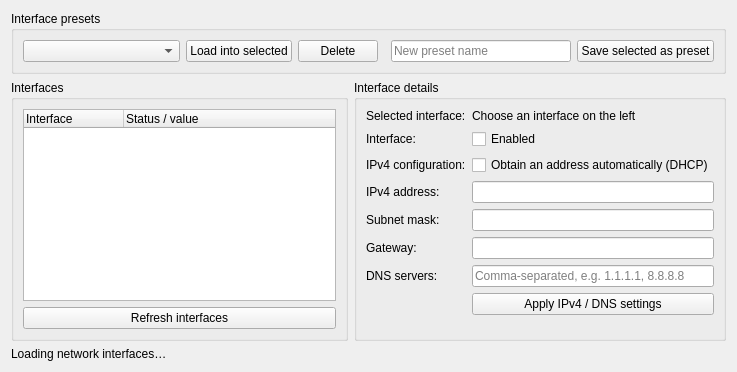
<?xml version="1.0" encoding="UTF-8"?>
<ui version="4.0">
 <class>NetworkInterfacesClass</class>
 <widget class="QWidget" name="NetworkInterfacesClass">
  <layout class="QVBoxLayout" name="RootLayout">
   <item><widget class="QGroupBox" name="PresetsGroup"><property name="title"><string>Interface presets</string></property><layout class="QHBoxLayout" name="PresetLayout">
    <item><widget class="QComboBox" name="PresetBox"><property name="sizePolicy"><sizepolicy hsizetype="Expanding" vsizetype="Fixed"><horstretch>1</horstretch><verstretch>0</verstretch></sizepolicy></property><property name="placeholderText"><string>Choose a saved preset</string></property></widget></item>
    <item><widget class="QPushButton" name="LoadPresetButton"><property name="text"><string>Load into selected</string></property></widget></item><item><widget class="QPushButton" name="DeletePresetButton"><property name="text"><string>Delete</string></property></widget></item>
    <item><spacer name="PresetSpacer"><property name="orientation"><enum>Qt::Horizontal</enum></property><property name="sizeType"><enum>QSizePolicy::Expanding</enum></property></spacer></item>
    <item><widget class="QLineEdit" name="PresetNameField"><property name="minimumSize"><size><width>180</width><height>0</height></size></property><property name="placeholderText"><string>New preset name</string></property></widget></item><item><widget class="QPushButton" name="SavePresetButton"><property name="text"><string>Save selected as preset</string></property></widget></item>
   </layout></widget></item>
   <item><layout class="QHBoxLayout" name="ContentLayout">
    <item><widget class="QGroupBox" name="InterfacesGroup"><property name="title"><string>Interfaces</string></property><property name="minimumSize"><size><width>320</width><height>0</height></size></property><layout class="QVBoxLayout" name="InterfacesLayout">
     <item><widget class="QTreeWidget" name="InterfacesTree"><property name="alternatingRowColors"><bool>true</bool></property><property name="verticalScrollBarPolicy"><enum>Qt::ScrollBarAsNeeded</enum></property><column><property name="text"><string>Interface</string></property></column><column><property name="text"><string>Status / value</string></property></column></widget></item>
     <item><widget class="QPushButton" name="RefreshButton"><property name="text"><string>Refresh interfaces</string></property></widget></item>
    </layout></widget></item>
    <item><widget class="QGroupBox" name="SettingsGroup"><property name="title"><string>Interface details</string></property><layout class="QFormLayout" name="SettingsLayout">
     <item row="0" column="0"><widget class="QLabel" name="SelectedLabel"><property name="text"><string>Selected interface:</string></property></widget></item><item row="0" column="1"><widget class="QLabel" name="SelectedInterfaceLabel"><property name="text"><string>Choose an interface on the left</string></property></widget></item>
     <item row="1" column="0"><widget class="QLabel" name="EnabledLabel"><property name="text"><string>Interface:</string></property></widget></item><item row="1" column="1"><widget class="QCheckBox" name="EnabledBox"><property name="text"><string>Enabled</string></property></widget></item>
     <item row="2" column="0"><widget class="QLabel" name="DhcpLabel"><property name="text"><string>IPv4 configuration:</string></property></widget></item><item row="2" column="1"><widget class="QCheckBox" name="DhcpBox"><property name="text"><string>Obtain an address automatically (DHCP)</string></property></widget></item>
     <item row="3" column="0"><widget class="QLabel" name="AddressLabel"><property name="text"><string>IPv4 address:</string></property></widget></item><item row="3" column="1"><widget class="QLineEdit" name="AddressField"/></item>
     <item row="4" column="0"><widget class="QLabel" name="SubnetLabel"><property name="text"><string>Subnet mask:</string></property></widget></item><item row="4" column="1"><widget class="QLineEdit" name="SubnetField"/></item>
     <item row="5" column="0"><widget class="QLabel" name="GatewayLabel"><property name="text"><string>Gateway:</string></property></widget></item><item row="5" column="1"><widget class="QLineEdit" name="GatewayField"/></item>
     <item row="6" column="0"><widget class="QLabel" name="DnsLabel"><property name="text"><string>DNS servers:</string></property></widget></item><item row="6" column="1"><widget class="QLineEdit" name="DnsField"><property name="placeholderText"><string>Comma-separated, e.g. 1.1.1.1, 8.8.8.8</string></property></widget></item>
     <item row="7" column="1"><widget class="QPushButton" name="ApplyButton"><property name="text"><string>Apply IPv4 / DNS settings</string></property></widget></item><item row="8" column="1"><spacer name="DetailsSpacer"><property name="orientation"><enum>Qt::Vertical</enum></property><property name="sizeType"><enum>QSizePolicy::Expanding</enum></property></spacer></item>
    </layout></widget></item>
   </layout></item>
   <item><widget class="QLabel" name="StatusLabel"><property name="wordWrap"><bool>true</bool></property><property name="text"><string>Loading network interfaces…</string></property></widget></item>
  </layout>
 </widget>
 <resources/><connections/>
</ui>
